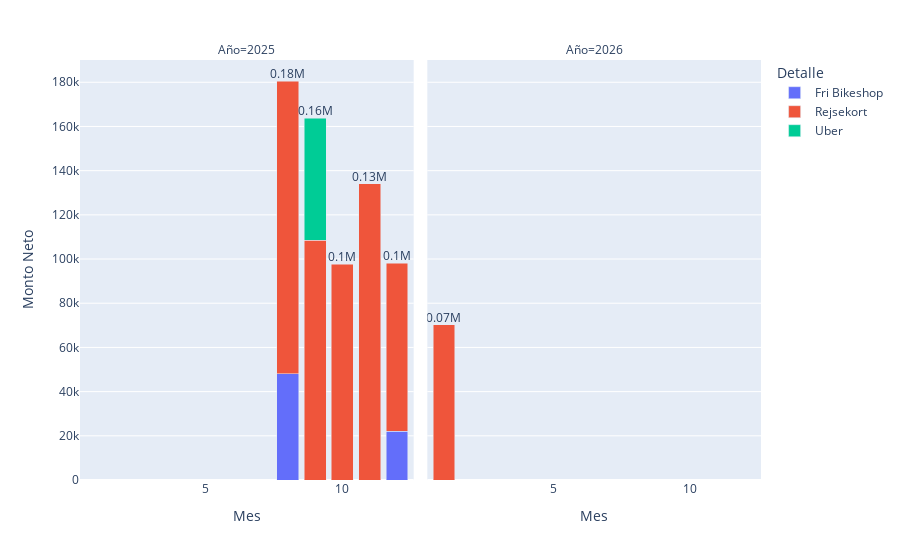

Notebook cell for this chart:
### Code cell
plot_transportes(df_processed)

### Figure 1 — Plotly figure (JSON) as saved in the notebook; plotly's stock layout.template omitted (floating-point values rounded to 4 significant figures)
{"data": [{"hovertemplate": "Detalle=Fri Bikeshop<br>Año=2025<br>Mes=%{x}<br>Monto Neto=%{y}<extra></extra>", "legendgroup": "Fri Bikeshop", "marker": {"color": "#636efa", "pattern": {"shape": ""}}, "name": "Fri Bikeshop", "orientation": "v", "showlegend": true, "textposition": "auto", "type": "bar", "x": [8, 12], "xaxis": "x", "y": [48110.0, 22060.0], "yaxis": "y"}, {"hovertemplate": "Detalle=Rejsekort<br>Año=2025<br>Mes=%{x}<br>Monto Neto=%{y}<extra></extra>", "legendgroup": "Rejsekort", "marker": {"color": "#EF553B", "pattern": {"shape": ""}}, "name": "Rejsekort", "orientation": "v", "showlegend": true, "textposition": "auto", "type": "bar", "x": [8, 9, 10, 11, 12], "xaxis": "x", "y": [132500.0, 108500.0, 97740.0, 134100.0, 75970.0], "yaxis": "y"}, {"hovertemplate": "Detalle=Rejsekort<br>Año=2026<br>Mes=%{x}<br>Monto Neto=%{y}<extra></extra>", "legendgroup": "Rejsekort", "marker": {"color": "#EF553B", "pattern": {"shape": ""}}, "name": "Rejsekort", "orientation": "v", "showlegend": false, "textposition": "auto", "type": "bar", "x": [1], "xaxis": "x2", "y": [70360.0], "yaxis": "y2"}, {"hovertemplate": "Detalle=Uber<br>Año=2025<br>Mes=%{x}<br>Monto Neto=%{y}<extra></extra>", "legendgroup": "Uber", "marker": {"color": "#00cc96", "pattern": {"shape": ""}}, "name": "Uber", "orientation": "v", "showlegend": true, "textposition": "auto", "type": "bar", "x": [9], "xaxis": "x", "y": [55250.0], "yaxis": "y"}, {"mode": "text", "name": "Total 2025", "showlegend": false, "text": ["0.18M", "0.16M", "0.1M", "0.13M", "0.1M"], "textposition": "top center", "type": "scatter", "x": [8, 9, 10, 11, 12], "xaxis": "x", "y": [180600.0, 163700.0, 97740.0, 134100.0, 98030.0], "yaxis": "y"}, {"mode": "text", "name": "Total 2026", "showlegend": false, "text": ["0.07M"], "textposition": "top center", "type": "scatter", "x": [1], "xaxis": "x2", "y": [70360.0], "yaxis": "y2"}], "layout": {"annotations": [{"font": {}, "showarrow": false, "text": "Año=2025", "x": 0.245, "xanchor": "center", "xref": "paper", "y": 1, "yanchor": "bottom", "yref": "paper"}, {"font": {}, "showarrow": false, "text": "Año=2026", "x": 0.755, "xanchor": "center", "xref": "paper", "y": 1, "yanchor": "bottom", "yref": "paper"}], "barmode": "stack", "legend": {"title": {"text": "Detalle"}, "tracegroupgap": 0}, "margin": {"t": 60}, "xaxis": {"anchor": "y", "domain": [0, 0.49], "title": {"text": "Mes"}}, "xaxis2": {"anchor": "y2", "domain": [0.51, 1], "matches": "x", "title": {"text": "Mes"}}, "yaxis": {"anchor": "x", "domain": [0, 1], "title": {"text": "Monto Neto"}}, "yaxis2": {"anchor": "x2", "domain": [0, 1], "matches": "y", "showticklabels": false}}}
